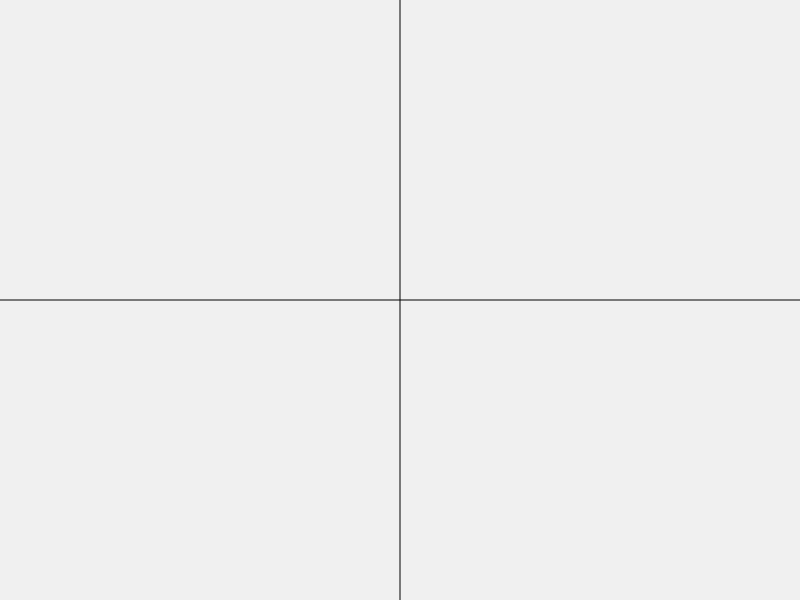
Frame 1 (no input)
Frame 60 (no input): identical to frame 1, image omitted
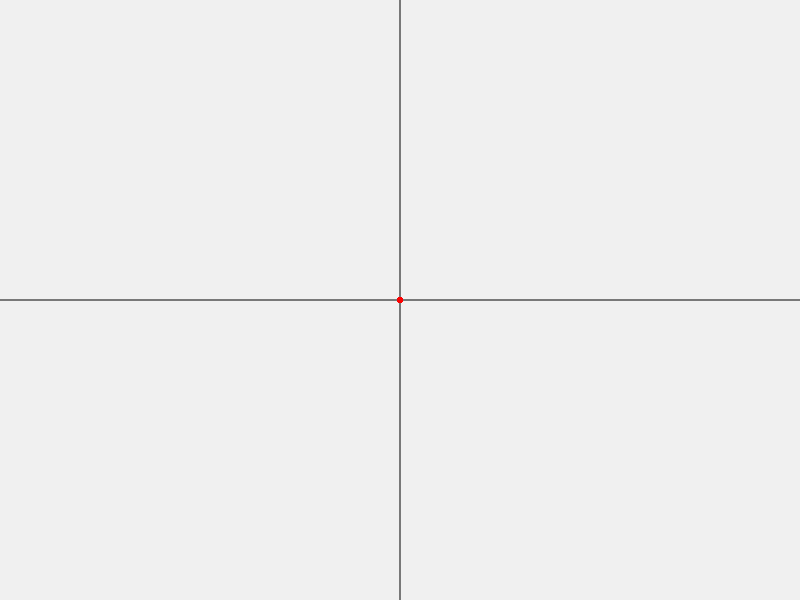
Frame 120 (the mouse pressed at the canvas centre since frame 60)

The p5.js sketch that drew these frames (run headless with seeded random() and noise() and a simulated clock; from frame 60 on, the mouse is pressed at the canvas centre):

// p5.js sketch
// ── sketch.js
let mouseDown = false;
let scaleFactor = 50000;

function setup() {
    createCanvas(window.screen.width, window.screen.height);
    background(240);
    drawAxes();
    angleMode(DEGREES);
  }
  
  function draw() {
    if (mouseDown) drawAndInvert();
  }

  function mousePressed(){
    mouseDown = true;
  }

  function mouseReleased(){
    mouseDown = false;
  }

  function drawAxes(){
    stroke(0);
    var width = window.screen.width;
    var height = window.screen.height;
    line(0, height/2, width, height/2);
    line(width/2, 0, width/2, height);
  }

  function drawAndInvert(){
    // origin
    let origin_x = window.screen.width/2;
    let origin_y = window.screen.height/2;

    stroke(255, 0, 0);
    strokeWeight(5);
    point(mouseX, mouseY);

    // calculate inverse
    stroke(0, 0, 255);
    // transformed mouse coordinates
    let mx = mouseX - origin_x;
    let my = window.screen.height - mouseY - origin_y;


    // get angle to real axis
    let real_vector = createVector(1, 0);
    let mouse_vector = createVector(mx, my);

    let theta = acos((dotp(real_vector, mouse_vector)/(betrag(real_vector)*betrag(mouse_vector))));
    if (my < 0){
        theta = 360 - theta;
    }

    

    let new_betrag = 1/betrag(mouse_vector);
    let phi = -theta;

    let new_x = new_betrag*cos(phi)*scaleFactor + origin_x;
    let new_y = -new_betrag*sin(phi)*scaleFactor + origin_y;
    console.log(new_y)
    point(new_x,new_y);
    strokeWeight(1);
  }

  function dotp(vec1, vec2){
    return vec1.x * vec2.x + vec1.y * vec2.y;
  }

  function betrag(vec){
    return sqrt(sq(vec.x) + sq(vec.y));
  }
